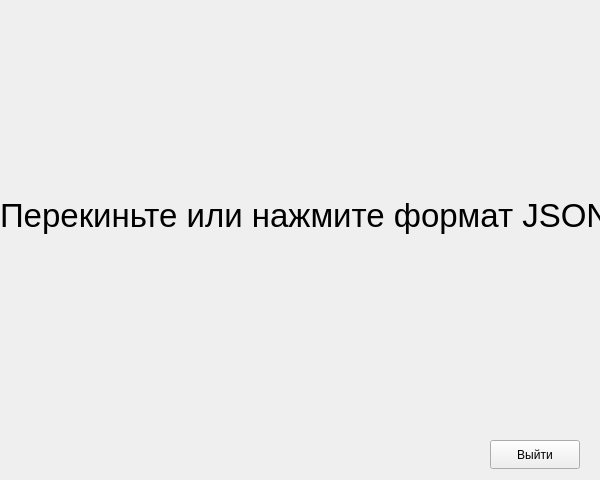
<?xml version="1.0" encoding="UTF-8"?>
<ui version="4.0">
 <class>DataEditor</class>
 <widget class="QWidget" name="DataEditor">
  <property name="geometry">
   <rect>
    <x>0</x>
    <y>0</y>
    <width>600</width>
    <height>480</height>
   </rect>
  </property>
  <property name="maximumSize">
   <size>
    <width>600</width>
    <height>480</height>
   </size>
  </property>
  <property name="windowTitle">
   <string>Form</string>
  </property>
  <property name="styleSheet">
   <string notr="true"/>
  </property>
  <widget class="QLabel" name="label">
   <property name="geometry">
    <rect>
     <x>0</x>
     <y>140</y>
     <width>631</width>
     <height>151</height>
    </rect>
   </property>
   <property name="font">
    <font>
     <family>Segoe UI</family>
     <pointsize>25</pointsize>
     <italic>false</italic>
     <bold>false</bold>
    </font>
   </property>
   <property name="styleSheet">
    <string notr="true">font: 25pt &quot;Segoe UI&quot;;
color: rgb(0, 0, 0);
image: url(:/icons/Upload.png);</string>
   </property>
   <property name="text">
    <string>Перекиньте или нажмите формат JSON</string>
   </property>
  </widget>
  <widget class="QPushButton" name="pushButton">
   <property name="geometry">
    <rect>
     <x>490</x>
     <y>440</y>
     <width>90</width>
     <height>29</height>
    </rect>
   </property>
   <property name="text">
    <string>Выйти</string>
   </property>
  </widget>
 </widget>
 <resources/>
 <connections/>
</ui>
